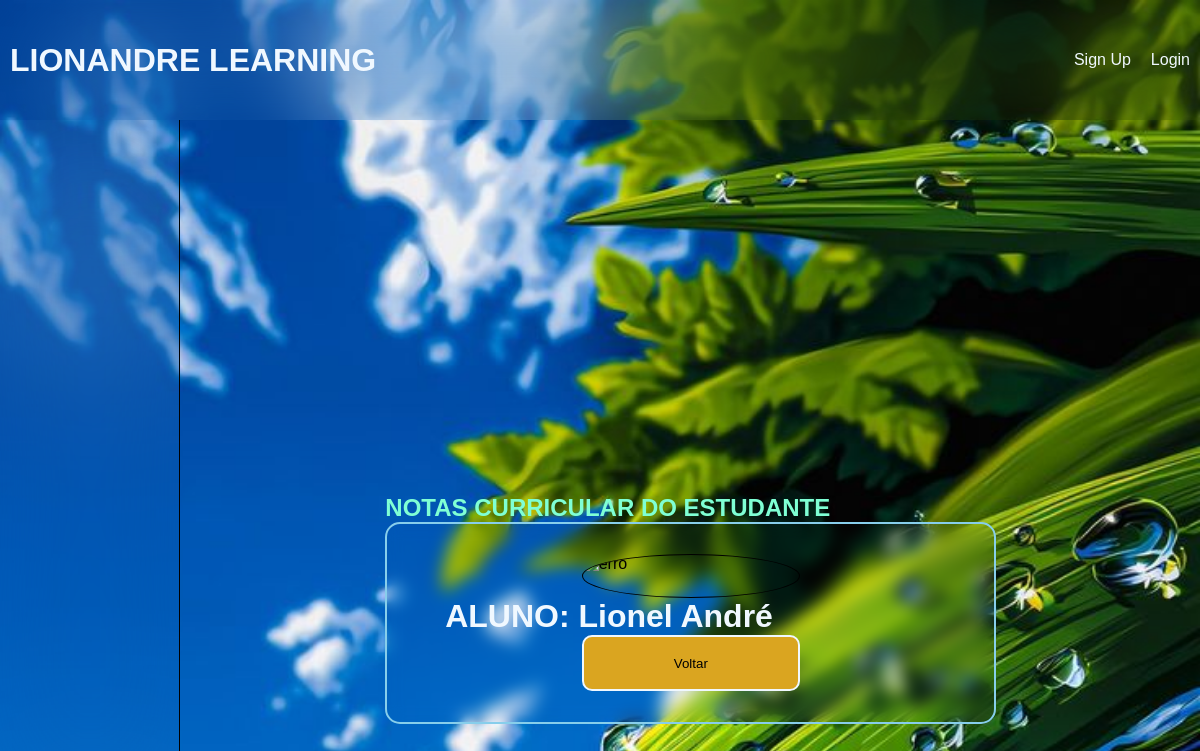
The page /vernotas/1 on the database as committed earlier.
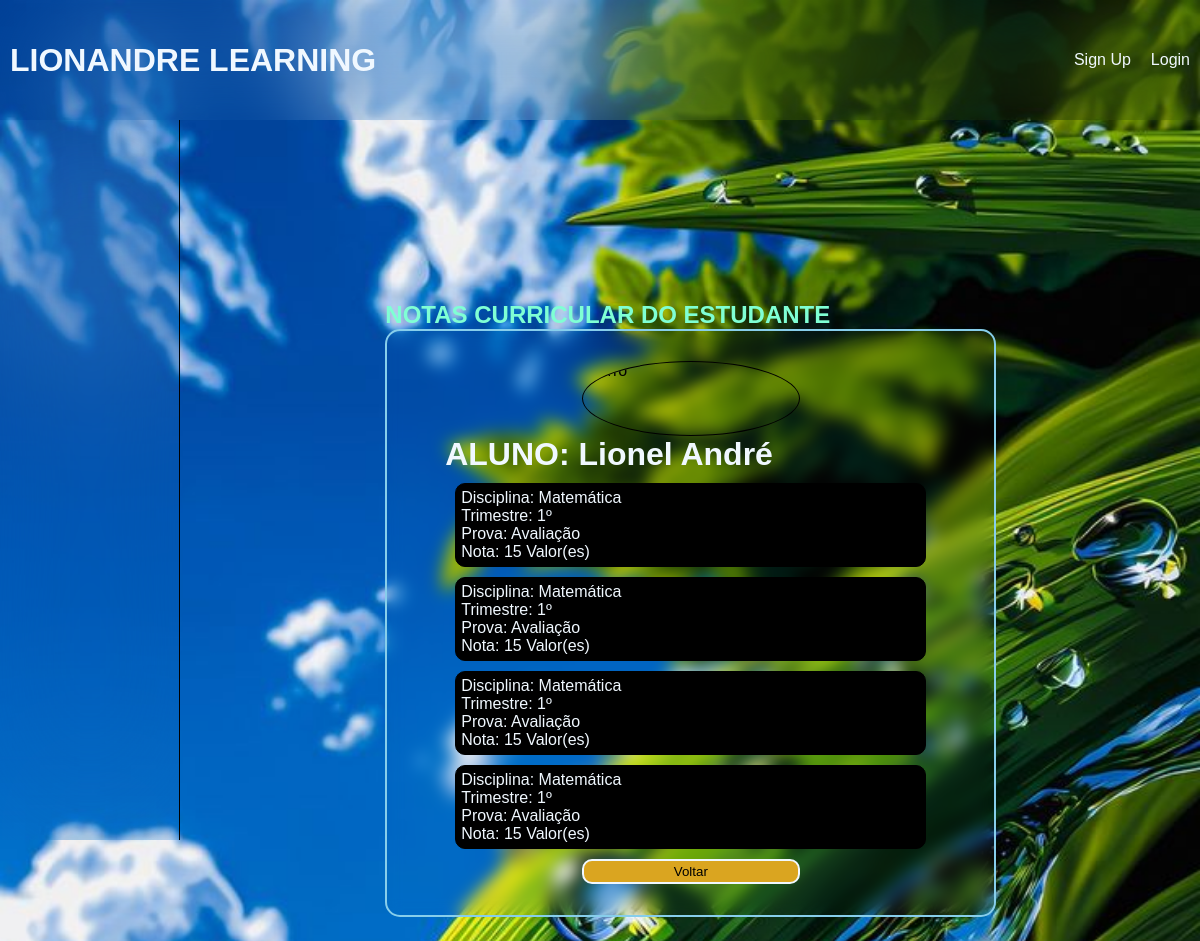
The same page on the database as committed later.
### alunos/models.py (models this page shows)
class Notas(models.Model):
    Trimestre = [
        ('1º','Primeiro Trimestre'),
        ('2º','Segundo Trimestre'),
        ('3º','Terceiro Trimestre')
    ]
    Provas = [
        ('Avaliação','Avaliação Contínua'),
        ('Prova do professor','Prova do Professor'),
        ('Prova Trimestral','Prova do Trimestre')
    ]
    professor = models.ForeignKey('Professores', on_delete=models.SET_NULL, null=True)
    aluno = models.ForeignKey('Alunos', on_delete=models.SET_NULL, null=True)
    disciplina = models.ForeignKey('Disciplinas', on_delete=models.SET_NULL, null=True)
    trimestre = models.CharField(max_length=5, choices=Trimestre)
    prova = models.CharField(max_length=100, choices=Provas)
    nota = models.IntegerField()
    registrada = models.DateTimeField(auto_now_add=True)

class Disciplinas(models.Model):
    nome = models.CharField(max_length=255)
    registrada = models.DateTimeField(auto_now_add=True)
    def __str__(self):
        return self.nome

### alunos/views.py (the view)
# urls.py: path('vernotas/<int:id>', views.verNotas, name='vernotas')
def verNotas(request, id):
    notas = Notas.objects.filter(aluno_id=id)
    aluno = Alunos.objects.get(id=id)
    return render(request, 'aluno/notas_aluno.html', {'notas' : notas, 'aluno' : aluno})

### alunos/templates/aluno/notas_aluno.html
{% extends 'aluno/layout/base.html' %}
{% block content %}
{% load static %}
    <div class="page" style="margin-top: 10px;">
        <h2 style="color: aquamarine;">NOTAS CURRICULAR DO ESTUDANTE</h2>
    </div>
    <div class="detalhes" style="height: auto;">
        <div class="foto">
            <img src="{% static 'css/img/Passe.png' %}" alt="erro" class="passe">
        </div>
        <div class="informa" style="height: auto;">
            <h1>ALUNO: {{ aluno.nome }}</h1>
                {% for nota in notas %}
                    <div style="height: auto; border: 1px solid black; margin: 10px;
                     border-radius: 10px; background-color: black; padding: 5px;">
                        <ul>
                            <li><span>Disciplina:</span> {{ nota.disciplina }}</li>
                            <li><span>Trimestre:</span> {{ nota.trimestre }}</li>
                            <li><span>Prova:</span> {{ nota.prova }}</li>
                            <li><span>Nota:</span> {{ nota.nota }} Valor(es)</li>
                        </ul>
                    </div>
                {% endfor %}
        </div>
        <div style="display: flex; justify-content: space-evenly; height: 10vh; width: 100%;">
            <button style="background: gainsboro; width: 40%; height: 100%;
            border: 2px solid aliceblue; border-radius: 10px; background: goldenrod;">
                <a href="{% url 'abaBusca' %}" style="color: black;">Voltar</a>
            </button>
        </div>
    </div>
{% endblock %}

Rows that differ between the two databases and show on the page:
added Notas: disciplina "Matemática", trimestre "1º", prova "Avaliação", nota "15"
added Notas: disciplina "Matemática", trimestre "1º", prova "Avaliação", nota "15"
added Notas: disciplina "Matemática", trimestre "1º", prova "Avaliação", nota "15"
added Notas: disciplina "Matemática", trimestre "1º", prova "Avaliação", nota "15"
